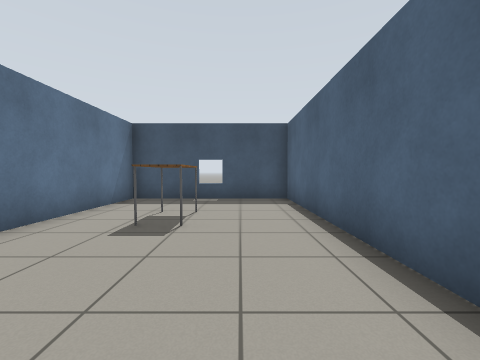
[1] (above)

23 first-person views from a walk through a world built for the Gazebo simulator. The camera is 0.9 m above the floor, tilts 2° down and sees 90° across. The floor is counted in squares, 1 m on a side. Each view is taken from the middle of a square. On the plan, view 1 faces up. The plan holds only what a view shows up to about 10 squares ahead; the rest is blank. Simple patterns stand in for the simulator's built-in surfaces.

[2]
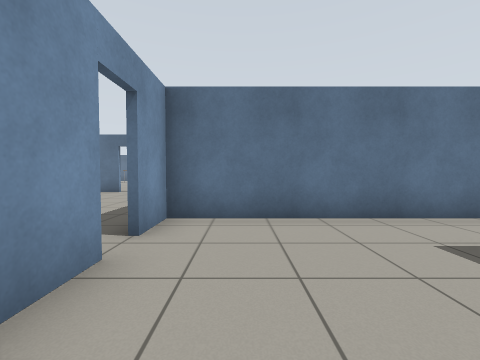

[3]
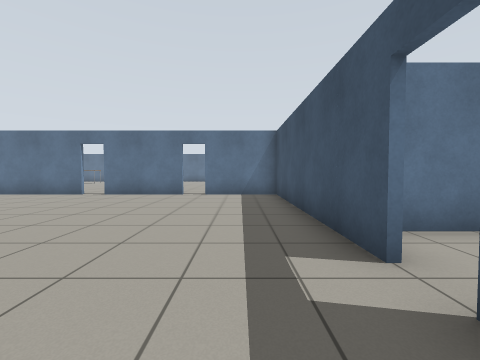

[4]
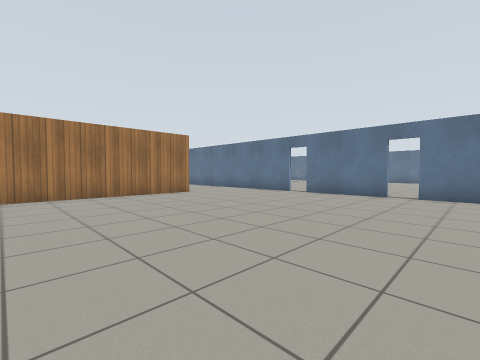

[5]
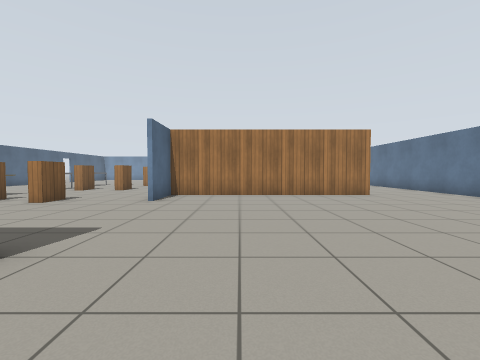

[6]
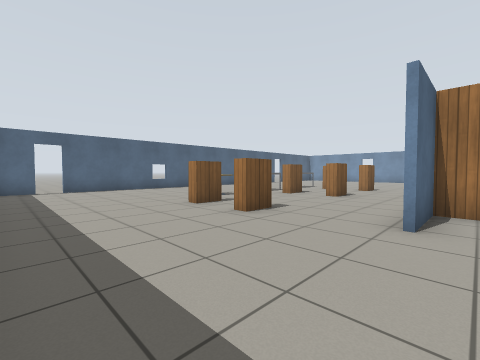

[7]
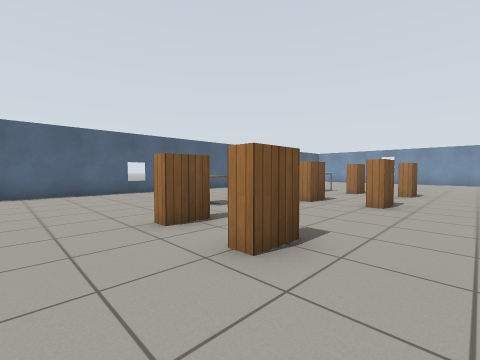

[8]
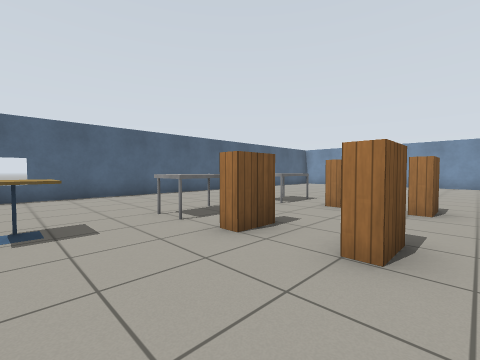

[9]
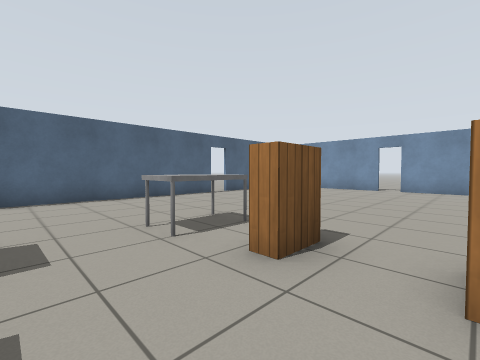

[10]
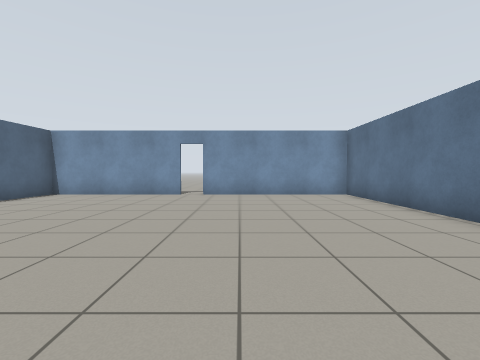

[11]
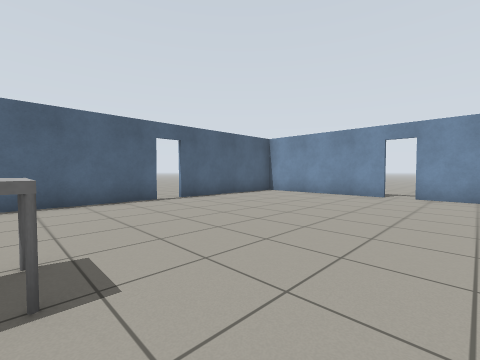

[12]
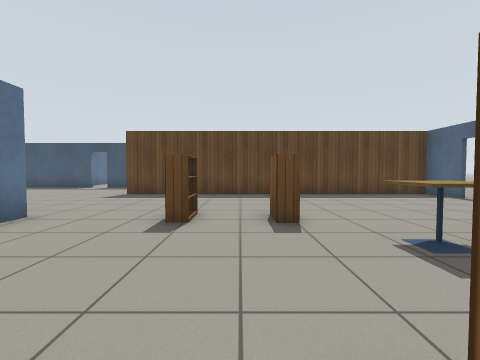

[13]
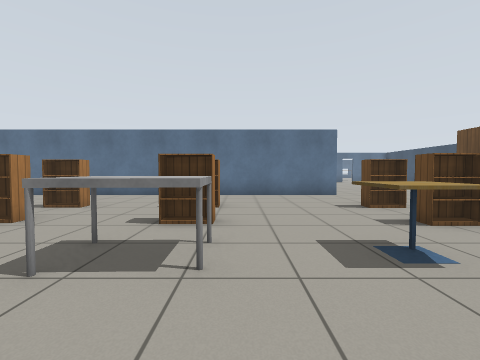

[14]
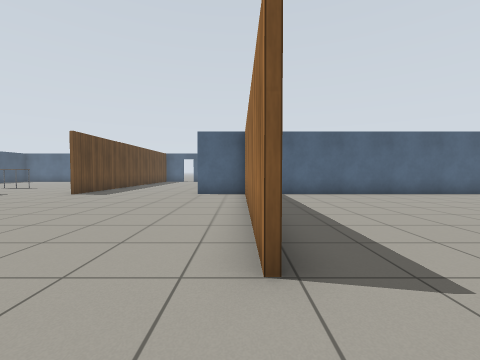

[15]
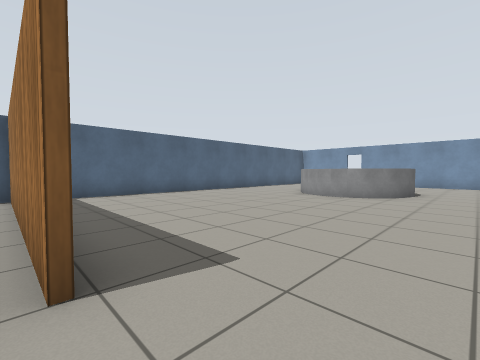

[16]
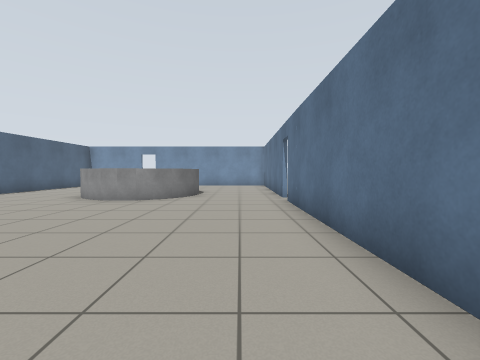

[17]
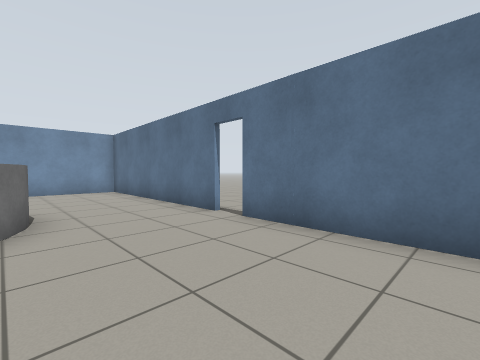

[18]
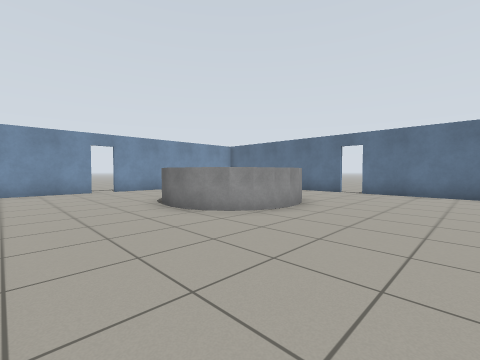

[19]
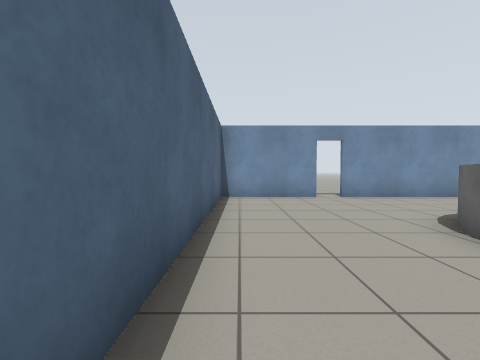

[20]
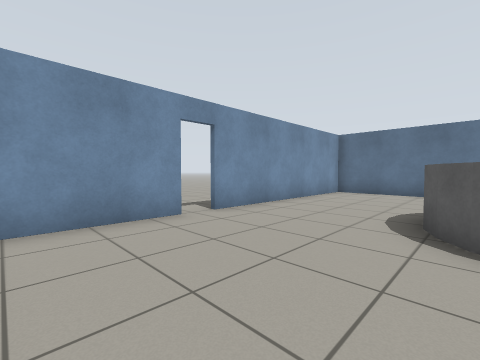

[21]
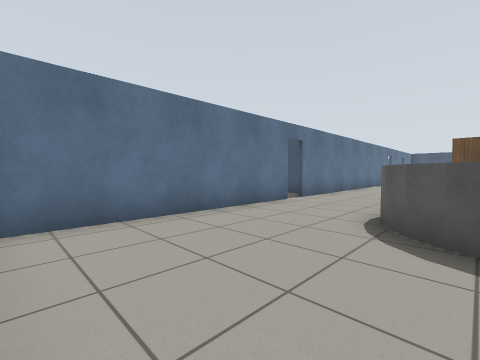

[22]
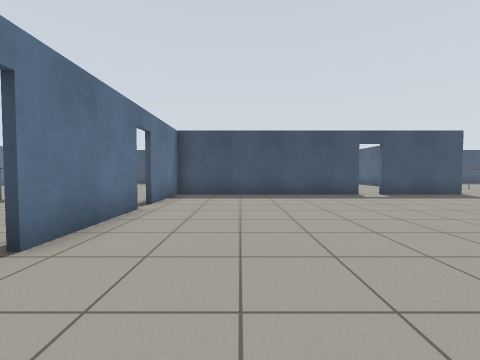

[23]
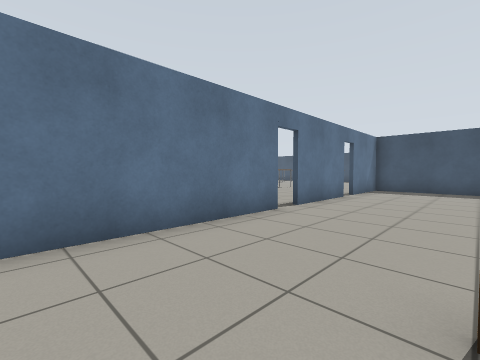

### Floor plan
Ten units are one square. View 1 is at (0, 0); x grows to the right and y downward. Boxes are objects, and circles mark ways between rooms. Rooms are numbered by the first view taken in them; rooms with no view inside come last. Other rooms are left out.
<svg viewBox="-100 -85 240 365">
<path fill="none" stroke="#000" d="M16 -15 16 -80 -36 -80 -36 4 -22 4M-15 4 -4 4M18 92 18 274 75 274M-60 112 16 112 16 92M-95 202 -95 271M-95 81 -95 194M-18 274 16 274 16 126M134 216 134 69M82 274 134 274 134 224M18 6 -15 6M-22 6 -95 6 -95 34M-95 42 -95 74M134 60 134 44 14 44M-89 274 -25 274"/>
<rect x="-25" y="-55" width="20" height="20" fill="#bbb"><title>table</title></rect>
<rect x="-65" y="195" width="50" height="40" fill="#bbb"><title>grey cylinder</title></rect>
<rect x="45" y="165" width="10" height="20" fill="#bbb"><title>bookshelf</title></rect>
<rect x="45" y="135" width="10" height="10" fill="#bbb"><title>bookshelf</title></rect>
<rect x="45" y="85" width="10" height="20" fill="#bbb"><title>bookshelf</title></rect>
<rect x="65" y="165" width="10" height="20" fill="#bbb"><title>bookshelf</title></rect>
<rect x="65" y="135" width="10" height="10" fill="#bbb"><title>bookshelf</title></rect>
<rect x="65" y="85" width="10" height="20" fill="#bbb"><title>bookshelf</title></rect>
<rect x="75" y="165" width="20" height="20" fill="#bbb"><title>other object</title></rect>
<rect x="75" y="135" width="20" height="20" fill="#bbb"><title>other object</title></rect>
<rect x="75" y="105" width="20" height="10" fill="#bbb"><title>cafe table</title></rect>
<circle cx="-20" cy="5" r="3" fill="#2a7"/>
<text x="-10" y="-40">1</text>
<text x="10" y="150">2</text>
</svg>
Room 1 opens to room 2.

Where each view was taken, in squares from view 1:
view 1: 0 up, 0 right, facing up
view 2: 1 up, 1 right, facing left
view 3: 2 down, 0 right, facing left
view 4: 2 down, 0 right, facing down-left
view 5: 2 down, 1 left, facing down
view 6: 5 down, 1 right, facing down-right
view 7: 7 down, 3 right, facing down-right
view 8: 11 down, 4 right, facing down-right
view 9: 15 down, 5 right, facing down-right
view 10: 18 down, 6 right, facing down
view 11: 18 down, 6 right, facing down-right
view 12: 14 down, 6 right, facing up
view 13: 13 down, 11 right, facing left
view 14: 11 down, 8 left, facing right
view 15: 11 down, 8 left, facing down-right
view 16: 12 down, 8 left, facing down
view 17: 16 down, 6 left, facing down-left
view 18: 16 down, 1 right, facing down-left
view 19: 19 down, 1 right, facing down
view 20: 23 down, 1 right, facing down-left
view 21: 27 down, 5 left, facing up-left
view 22: 10 down, 7 left, facing up
view 23: 13 down, 6 left, facing up-left
